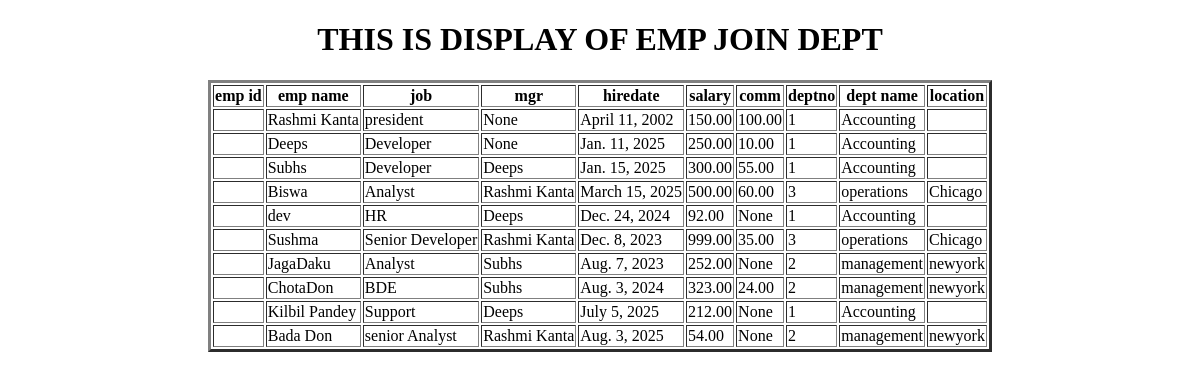
Page /emptodeptjoin/ on the earlier database version.
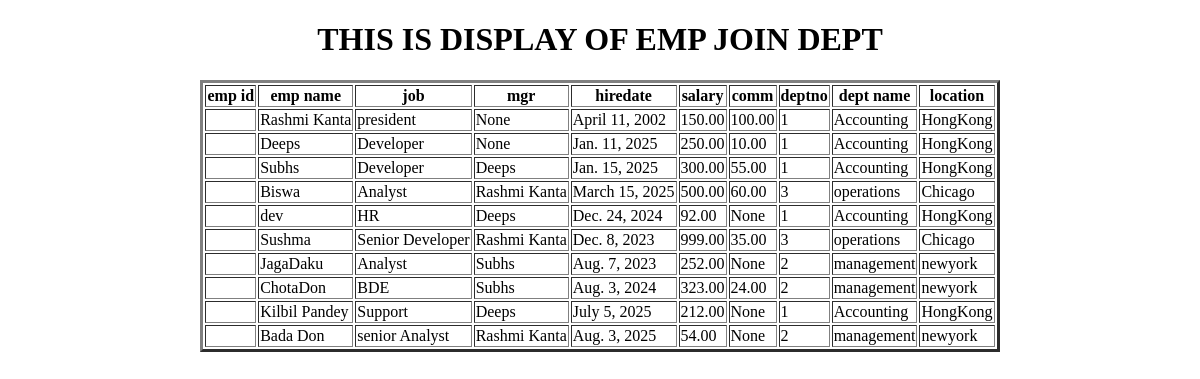
Same page on the later database version.
### app/models.py (models this page shows, shortened)
class EMP(models.Model):
    EMPNO = models.IntegerField(primary_key=True)
    ENAME = models.CharField(max_length=100)
    JOB = models.CharField(max_length=50)
    MGR = models.ForeignKey('self',on_delete=models.SET_NULL,null=True, blank=True)
    HIREDATE = models.DateField()
    SAL = models.DecimalField(max_digits=5,decimal_places=2)
    COMM = models.DecimalField(max_digits=5,decimal_places=2, null=True, blank=True)
    DEPTNO = models.ForeignKey(DEPT, on_delete=models.CASCADE)
    def __str__(self):
        return self.ENAME

class DEPT(models.Model):
    DEPTNO = models.IntegerField(primary_key=True)
    DNAME = models.CharField(max_length=50)
    LOC = models.CharField(max_length=50)

### app/views.py (the view)
# urls.py: path('emptodeptjoin/',emptodeptjoin,name='emptodeptjoin'),
def emptodeptjoin(request):
    QLEDO=EMP.objects.all().select_related('DEPTNO')
    d={'QLEDO': QLEDO }
    return render(request,'emptodeptjoin.html' ,d)

### templates/emptodeptjoin.html (shortened to what this page needs)
<!DOCTYPE html>
<html lang="en">
<head>
</head>
<body>
    <center>
    <h1>THIS IS DISPLAY OF EMP JOIN DEPT</h1>
    <table border="3px">
        <tr>
            <th>emp id</th>
            <th>emp name</th>
            <th>job</th>
            <th>mgr</th>
            <th>hiredate</th>
            <th>salary</th>
            <th>comm</th>
            <th>deptno</th>
            <th>dept name</th>
            <th>location</th>
        </tr>
        {% for EDO in QLEDO %}
        <tr>
            <td>{{EDO.empno}}</td>
            <td>{{EDO.ENAME}}</td>
            <td>{{EDO.JOB}}</td>
            <td>{{EDO.MGR}}</td>
            <td>{{EDO.HIREDATE}}</td>
            <td>{{EDO.SAL}}</td>
            <td>{{EDO.COMM}}</td>
            <td>{{EDO.DEPTNO.DEPTNO}}</td>
            <td>{{EDO.DEPTNO.DNAME}}</td>
            <td>{{EDO.DEPTNO.LOC}}</td>
        </tr>
        {% endfor %}
        </table>
    </center>
</body>
</html>

Differences in the rows shown:
changed through a linked row, EMP "president": DEPTNO.LOC (not shown) → "HongKong"
changed through a linked row, EMP "Jan. 11, 2025": DEPTNO.LOC (not shown) → "HongKong"
changed through a linked row, EMP "Jan. 15, 2025": DEPTNO.LOC (not shown) → "HongKong"
changed through a linked row, EMP "dev": DEPTNO.LOC (not shown) → "HongKong"
changed through a linked row, EMP "Kilbil Pandey": DEPTNO.LOC (not shown) → "HongKong"
